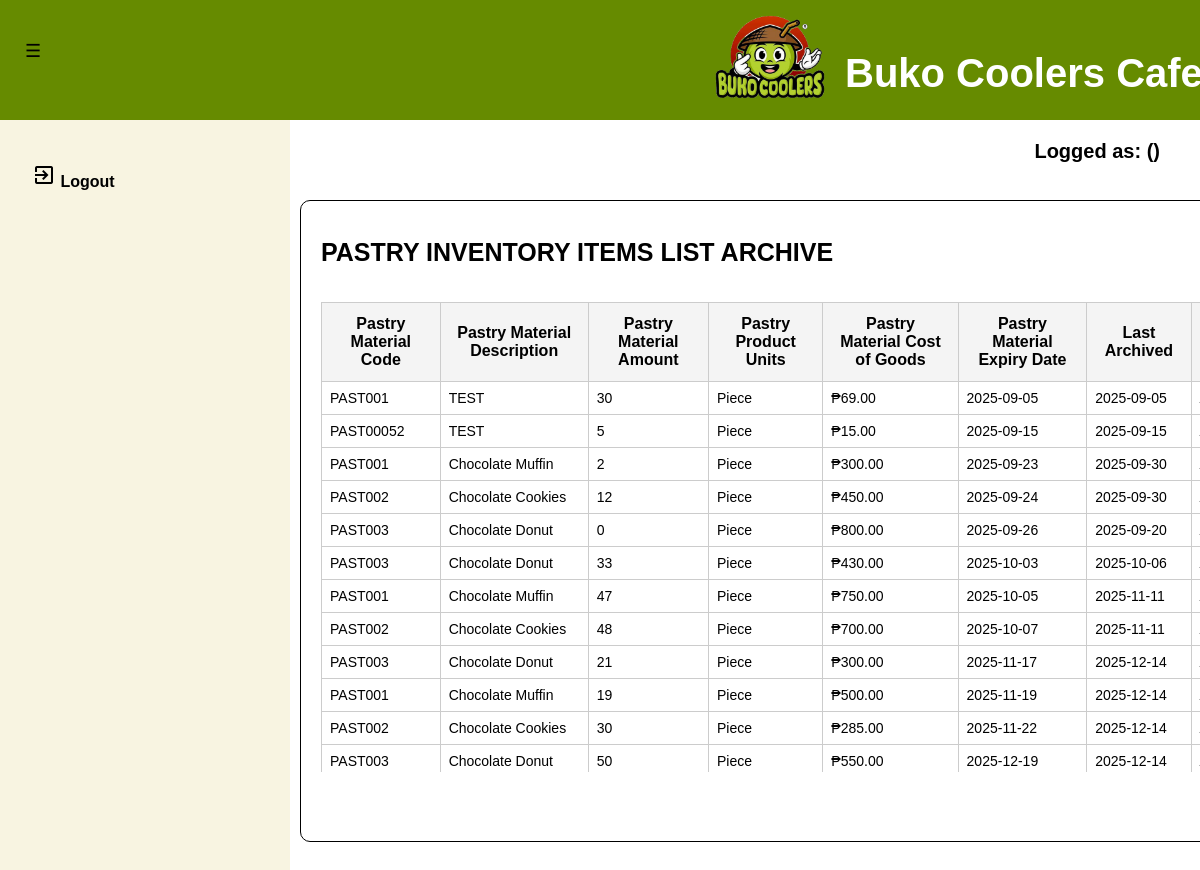
Page /inventory_pastry_list_archive.php on the committed database.
### tables this page shows
CREATE TABLE `tbl_inventory` (
  `PK_INVENTORY_ITEM` int(11) NOT NULL,
  `INVENTORY_ITEM_CODE` varchar(10) NOT NULL,
  `INVENTORY_ITEM_NAME` varchar(80) NOT NULL,
  `INVENTORY_ITEM_AMOUNT` float NOT NULL,
  `INVENTORY_ITEM_UNITS` varchar(80) NOT NULL,
  `INVENTORY_ITEM_STOCK_MIN` int(11) NOT NULL DEFAULT 20,
  `INVENTORY_ITEM_COG` int(11) NOT NULL,
  `INVENTORY_ITEM_EXP` date NOT NULL,
  `INVENTORY_ITEM_TIMESTAMP` datetime NOT NULL DEFAULT current_timestamp(),
  `STATUS_INVENTORY_ITEM` varchar(25) NOT NULL DEFAULT 'ACTIVE'
);

### inventory_pastry_list_archive.php (the view, shortened to what this page needs)
<?php
    include ('database_connection.php');
    $show_inventory_rm = "SELECT PK_INVENTORY_ITEM, INVENTORY_ITEM_CODE, INVENTORY_ITEM_NAME, INVENTORY_ITEM_AMOUNT, INVENTORY_ITEM_UNITS, INVENTORY_ITEM_STOCK_MIN, INVENTORY_ITEM_COG, INVENTORY_ITEM_EXP, DATE_FORMAT(DATE_ADD(INVENTORY_ITEM_TIMESTAMP, INTERVAL 8 HOUR), '%Y-%m-%d') AS 'INVENTORY_ITEM_TIMESTAMP', STATUS_INVENTORY_ITEM FROM tbl_inventory WHERE INVENTORY_ITEM_CODE LIKE 'PAST%' AND STATUS_INVENTORY_ITEM = 'ARCHIVED' ORDER BY INVENTORY_ITEM_EXP ASC;";
    $exec_showinventory_rm = mysqli_query($databaseconn, $show_inventory_rm);
?>
<!DOCTYPE html>
    <html lang="en">
    <head>
        <link rel="stylesheet" type="text/css" href="styles/dashboard.css">
        <link rel="stylesheet" type="text/css" href="styles/viewdata_style.css">
        <link rel="stylesheet" type="text/css" href="styles/dashboard_style.css">
    </head>
    <body>
        <div class="main_container">
            <header>
                <div id="navleft" class="show_navleft">
                    <span class="toggle-btn" onclick="toggleNav()">&#9776;</span>
                </div>
                <div class="header-content">
                    <div class="header-left">
                        <img src="templates/designs/logo_nonbg.png" alt="Buko Coolers Logo" class="logo">
                        <h1>Buko Coolers Cafe</h1>
                    </div>
                </div>
            </header>
            <div id="sidenav" class="side_nav">
                <a href="logout_action.php" onclick="return confirm('Are you sure do you want to logout?');"><i class="material-icons">exit_to_app</i> Logout</a>
            </div>
        </div>
        <div class="form_container">
            <h1>PASTRY INVENTORY ITEMS LIST ARCHIVE</h1>
            <div class="table_container_nouppr">
                <div style="overflow-y: auto; height: 470px;">
                    <table class="dataview">
                        <thead>
                            <tr>
                                <th>Pastry Material Code</th>
                                <th>Pastry Material Description</th>
                                <th>Pastry Material Amount</th>
                                <th>Pastry Product Units</th>
                                <th>Pastry Material Cost of Goods</th>
                                <th>Pastry Material Expiry Date</th>
                                <th>Last Archived</th>
                                <th>STATUS</th>
                            </tr>
                        </thead>
                        <tbody id="table_body">
                            <tr>
                                <?php
                                    if (mysqli_num_rows($exec_showinventory_rm) > 0) {
                                        while($row = mysqli_fetch_assoc($exec_showinventory_rm)){
                                            $ret_rm_code = $row['INVENTORY_ITEM_CODE'];
                                            $ret_rm_name = $row['INVENTORY_ITEM_NAME'];
                                            $ret_rm_amt = $row['INVENTORY_ITEM_AMOUNT'];
                                            $ret_rm_units = $row['INVENTORY_ITEM_UNITS'];
                                            $ret_rm_cog = $row['INVENTORY_ITEM_COG'];
                                            $ret_rm_exp = $row['INVENTORY_ITEM_EXP'];
                                            $ret_rm_udate = $row['INVENTORY_ITEM_TIMESTAMP'];
                                            $ret_rm_status = $row['STATUS_INVENTORY_ITEM'];
                                            echo "<tr>";
                                            echo "<td>$ret_rm_code</td>";
                                            echo "<td>$ret_rm_name</td>";
                                            echo "<td>$ret_rm_amt</td>";
                                            if ($ret_rm_units === "Piece") {
                                                echo "<td>Piece</td>";
                                            }
                                            echo "<td>₱". $ret_rm_cog . ".00</td>";
                                            echo "<td>$ret_rm_exp</td>";
                                            echo "<td>$ret_rm_udate</td>";
                                            echo "<td>$ret_rm_status</td>";
                                            echo "</tr>";
                                        }
                                    } else {
                                        echo "<tr>
                                        <td colspan='7'>No Archived Raw Material items found.</td>
                                        </tr>";
                                    }
                                ?>
                            </tr>
                        </tbody>
                    </table>
                </div>
            </div>
        </div>
        <div class="header-right">
            <p>Logged as: <?php echo htmlspecialchars($return_username); ?> (<?php echo htmlspecialchars($return_role); ?>)</p>
    </body>
</html>

### styles/viewdata_style.css (style rules this page uses)
.form_container { position: fixed; top: 200px; left: 300px; padding: 20px; width: 80%; height: 600px; border: 1px solid #000; border-radius: 10px; }
.form_container h1 { text-align: left; font-size: 25px; font-weight: bold; margin-bottom: 20px; }
.table_container_nouppr { position: relative; top: 15px; font-size: 16px; }
.dataview { width: 100%; border-collapse: collapse; }
.dataview thead th { border: 1px solid #ccc; position: sticky; top: 0; background-color: #f4f4f4; z-index: 3; font-size: 16px; }
.dataview th, .dataview td { border: 1px solid #ccc; padding: 12px; text-align: center; }
.dataview td { border: 1px solid #ccc; padding: 8px; text-align: left; font-size: 14px; }

### styles/dashboard_style.css (style rules this page uses)
body, html { overflow-y: auto; overflow-x: hidden; margin: 0; padding: 0; font-family: Arial, sans-serif; background-color: white; height: 100%; }
header { justify-content: space-between; align-items: flex-start; background-color: #668b00; padding: 10px; color: white; height: 100px; width: 100%; }
.header-content { display: flex; justify-content: space-between; align-items: center; }
.header-left { display: flex; align-items: center; }
.header-left .logo { width: 150px; height: auto; margin-top: -60px; margin-left: 685px; margin-right: 0px; }
.header-left h1 { color: white; font-size: 40px; margin-top: 0px; }
.header-right { position: fixed; top: 120px; right: 40px; font-size: 20px; color: black; font-weight: bold; }
.side_nav { height: calc(100vh - 120px); width: 290px; position: fixed; top: 120px; left: 0; background-color: #F8F4E1; overflow-y: auto; overflow-x: hidden; transition: 0.5s; padding-top: 10px; display: flex; flex-direction: column; }
.side_nav a { padding: 33px 8px 8px 32px; text-decoration: none; font-size: 16px; color: black; display: block; transition: 0.5s; font-weight: bold; }
#navleft { width: 290px; transition: margin-left 0.5s; padding: 16px; }
.toggle-btn { position: fixed; top: 30px; left: -5px; z-index: 1; padding: 10px 30px; color: black; cursor: pointer; font-size: 18px; }

### rows in the picture
tbl_inventory: INVENTORY_ITEM_CODE "PAST001", INVENTORY_ITEM_NAME "TEST", INVENTORY_ITEM_AMOUNT "30", INVENTORY_ITEM_UNITS "Piece", INVENTORY_ITEM_COG "69", INVENTORY_ITEM_EXP "2025-09-05", ret_rm_udate "2025-09-05"
tbl_inventory: INVENTORY_ITEM_CODE "PAST00052", INVENTORY_ITEM_NAME "TEST", INVENTORY_ITEM_AMOUNT "5", INVENTORY_ITEM_UNITS "Piece", INVENTORY_ITEM_COG "15", INVENTORY_ITEM_EXP "2025-09-15", ret_rm_udate "2025-09-15"
tbl_inventory: INVENTORY_ITEM_CODE "PAST001", INVENTORY_ITEM_NAME "Chocolate Muffin", INVENTORY_ITEM_AMOUNT "2", INVENTORY_ITEM_UNITS "Piece", INVENTORY_ITEM_COG "300", INVENTORY_ITEM_EXP "2025-09-23", ret_rm_udate "2025-09-30"
tbl_inventory: INVENTORY_ITEM_CODE "PAST002", INVENTORY_ITEM_NAME "Chocolate Cookies", INVENTORY_ITEM_AMOUNT "12", INVENTORY_ITEM_UNITS "Piece", INVENTORY_ITEM_COG "450", INVENTORY_ITEM_EXP "2025-09-24", ret_rm_udate "2025-09-30"
tbl_inventory: INVENTORY_ITEM_CODE "PAST003", INVENTORY_ITEM_NAME "Chocolate Donut", INVENTORY_ITEM_AMOUNT "0", INVENTORY_ITEM_UNITS "Piece", INVENTORY_ITEM_COG "800", INVENTORY_ITEM_EXP "2025-09-26", ret_rm_udate "2025-09-20"
tbl_inventory: INVENTORY_ITEM_CODE "PAST003", INVENTORY_ITEM_NAME "Chocolate Donut", INVENTORY_ITEM_AMOUNT "33", INVENTORY_ITEM_UNITS "Piece", INVENTORY_ITEM_COG "430", INVENTORY_ITEM_EXP "2025-10-03", ret_rm_udate "2025-10-06"
tbl_inventory: INVENTORY_ITEM_CODE "PAST001", INVENTORY_ITEM_NAME "Chocolate Muffin", INVENTORY_ITEM_AMOUNT "47", INVENTORY_ITEM_UNITS "Piece", INVENTORY_ITEM_COG "750", INVENTORY_ITEM_EXP "2025-10-05", ret_rm_udate "2025-11-11"
tbl_inventory: INVENTORY_ITEM_CODE "PAST002", INVENTORY_ITEM_NAME "Chocolate Cookies", INVENTORY_ITEM_AMOUNT "48", INVENTORY_ITEM_UNITS "Piece", INVENTORY_ITEM_COG "700", INVENTORY_ITEM_EXP "2025-10-07", ret_rm_udate "2025-11-11"
tbl_inventory: INVENTORY_ITEM_CODE "PAST003", INVENTORY_ITEM_NAME "Chocolate Donut", INVENTORY_ITEM_AMOUNT "21", INVENTORY_ITEM_UNITS "Piece", INVENTORY_ITEM_COG "300", INVENTORY_ITEM_EXP "2025-11-17", ret_rm_udate "2025-12-14"
tbl_inventory: INVENTORY_ITEM_CODE "PAST001", INVENTORY_ITEM_NAME "Chocolate Muffin", INVENTORY_ITEM_AMOUNT "19", INVENTORY_ITEM_UNITS "Piece", INVENTORY_ITEM_COG "500", INVENTORY_ITEM_EXP "2025-11-19", ret_rm_udate "2025-12-14"
tbl_inventory: INVENTORY_ITEM_CODE "PAST002", INVENTORY_ITEM_NAME "Chocolate Cookies", INVENTORY_ITEM_AMOUNT "30", INVENTORY_ITEM_UNITS "Piece", INVENTORY_ITEM_COG "285", INVENTORY_ITEM_EXP "2025-11-22", ret_rm_udate "2025-12-14"
tbl_inventory: INVENTORY_ITEM_CODE "PAST003", INVENTORY_ITEM_NAME "Chocolate Donut", INVENTORY_ITEM_AMOUNT "50", INVENTORY_ITEM_UNITS "Piece", INVENTORY_ITEM_COG "550", INVENTORY_ITEM_EXP "2025-12-19", ret_rm_udate "2025-12-14"
